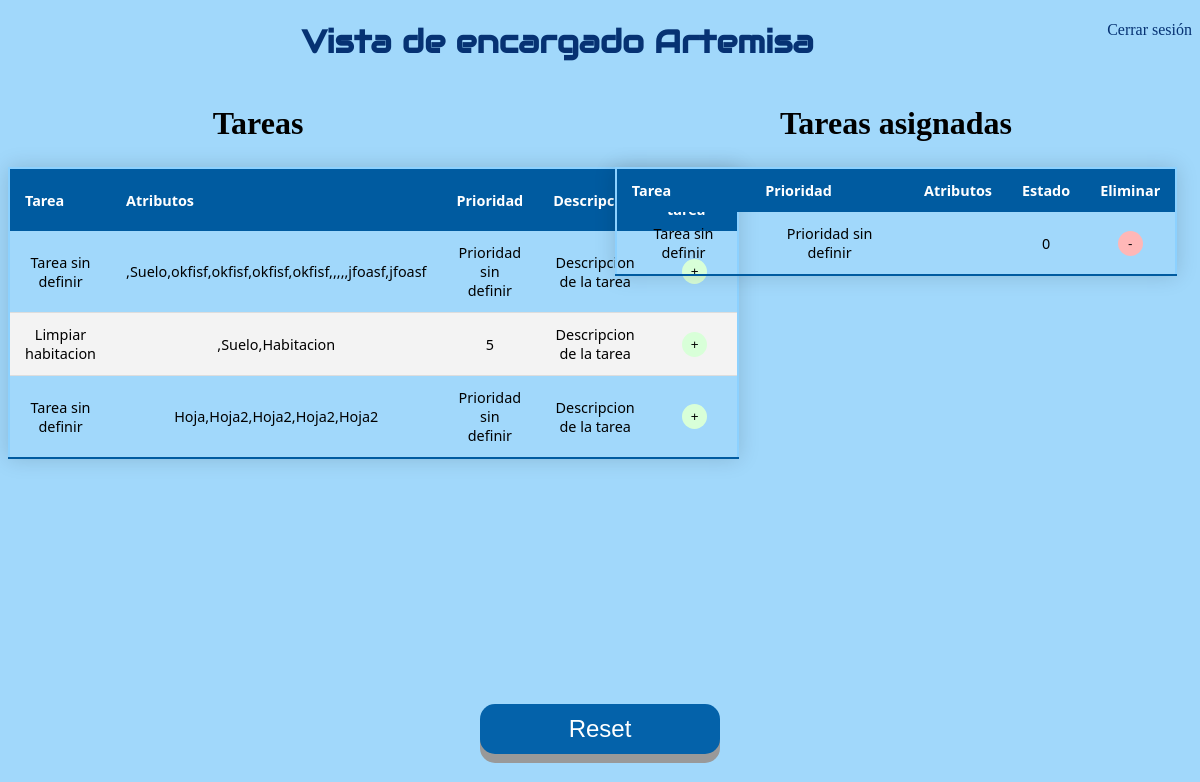
The page /interfaz_encargado.html on the database as committed earlier.
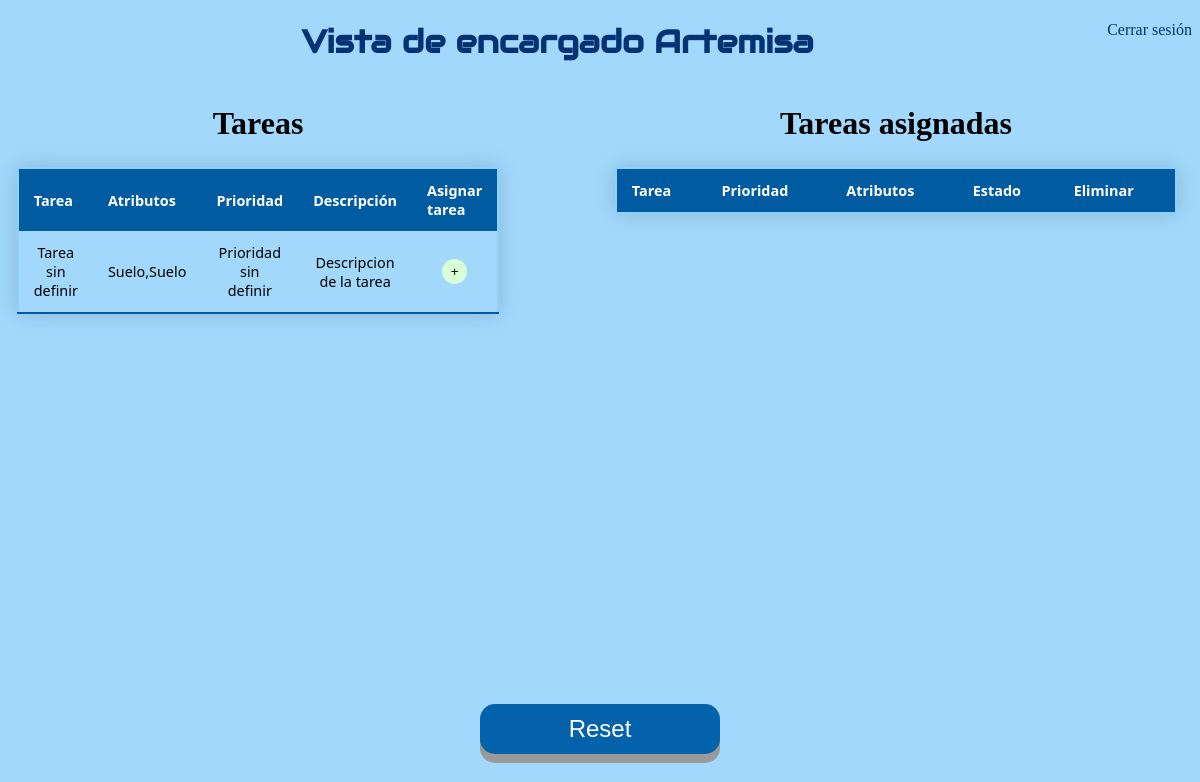
The same page on the database as committed later.
### app.py (models this page shows)
class Todo(db.Model): #Tabla para tareas creadas
    id = db.Column(db.Integer, primary_key=True)
    content = db.Column(db.String(200), nullable=False)
    priority = db.Column(db.String(200))        # prioridad
    descripcion = db.Column(db.String(200))             # Descripcion
    atributos = db.Column(db.String(800))               # Atributos

class InstanciaTarea(db.Model):
    id = db.Column(db.Integer, primary_key=True)
    content = db.Column(db.String(200), nullable=False)
    completed = db.Column(db.Integer, default=0)
    priority = db.Column(db.String(200))       # prioridad
    atributos_asignados = db.Column(db.String(800))

### app.py (the view)
@app.route('/interfaz_encargado.html', methods=['POST','GET'])   # Redireccion a Encargado
def encargado():
    tasks = Todo.query.order_by(Todo.id).all() # tareas ordenadas por id
    instancias = InstanciaTarea.query.order_by(InstanciaTarea.priority).all() # instancias de tareas ordenadas por prioridad
    return render_template('interfaz_encargado.html', tasks=tasks, instancias=instancias)

### templates/interfaz_encargado.html (shortened to what this page needs)
{% extends 'base.html' %}
{% block body %}
<a style="float:right" href="index.html">Cerrar sesión</a>
    <h1 class="principal" style="text-align:center"> Vista de encargado Artemisa</h1>
    <div class="inline-div-izquierda">
        <h1 class="Copper">Tareas</h1>
        <center>
            <table>
                <thead>
                    <tr>
                        <th> Tarea</th>
                        <th>Atributos</th>
                        <th>Prioridad</th>
                        <th>Descripción</th>
                        <th>Asignar tarea</th>
                    </tr>
                </thead>
                {% for task in tasks %}
                    {% if task.id!=1 %}
                            <tr>
                            <td> {{ task.content }}</td>
                            <td>
                                {{task.atributos}}
                            </td>
                            <td>
                                {{task.priority}}
                            </td>
                            <td>
                                {{task.descripcion}}
                            </td>
                            <td>
                                <button type="button" class="button3" onClick="window.location.href='/asignar/{{task.id}}';">+</button>
                            </td>
                        </tr>
                    {% endif %}
                {% endfor %}
            </table>
        </center>
    </div>
    <center>
        <div class="inline-div-derecha">
            <h1 class="Copper"> Tareas asignadas</h1>
            <center>
                <table>
                    <thead>
                        <tr>
                            <th> Tarea</th>
                            <th>Prioridad</th>
                            <th>Atributos</th>
                            <th>Estado</th>
                            <th>Eliminar</th>
                        </tr>
                    </thead>
                    {% for inst in instancias %}
                        {% if inst.id!=1 %}
                                <tr>
                                <td> {{ inst.content }}</td>
                                <td>
                                    {{ inst.priority }}
                                </td>
                                <td>
                                </td>
                                <td>
                                    {{ inst.completed }}
                                </td>
                                <td>
                                    <button type="button" class="button4" onClick="window.location.href='/delete_Asignada/{{inst.id}}';">-</button>
                                </td>
                            </tr>
                        {% endif %}
                    {% endfor %}
                </table>
        </div>
    </center>
    <button id="boton2" class="button2" onclick="window.location.href='interfaz_encargado.html';">Reset</button>
{% endblock %}

### templates/base.html (shortened to what this page needs)
<!DOCTYPE html>
<html>
    <head>
        <link rel="stylesheet" href="{{ url_for('static', filename='css/main.css') }}">
    </head>
    <body>
        {% block body %} {% endblock %}
    </body>
</html>

### static/css/main.css (style rules this page uses)
a:link { text-decoration: none; color: rgb(6, 50, 115); }
body { background-color: #a1d8fb; }
h1.Copper { font-family: Copperplate, Papyrus, fantasy; text-align: center }
h1.principal { font-family: "Audiowide", sans-serif; color: rgb(6, 50, 115); }
.button2 { width: 20%; height: 50px; position: absolute; top: 88%; left: 40%; font-size: 24px; text-align: center; position: absolute; bottom: 30px; right: 600px; cursor: pointer; outline: none; color: #fff; background-color: #0462aa; border: none; border-radius: 15px; box-shadow: 0 9px #999; }
.button3 { width: 25px; height: 25px; border: none; border-radius: 15px; background-color: #d8ffd8; }
.inline-div-derecha { width: 50%; float: right; }
.inline-div-izquierda { width: 500px; float: left; }
table { border: 2px solid rgb(140, 209, 255); border-collapse: collapse; width: 95%; margin: 25px 0; font-size: 0.9em; font-family: "Segoe UI"; text-align: center; min-width: 400px; box-shadow: 0 0 20px rgba(0, 0, 0, 0.15); }
thead tr { background-color: #005ba0; color: #ffffff; text-align: left; }
th, td { padding: 12px 15px; }
tbody tr { border-bottom: 1px solid #dddddd; }
tbody tr:last-of-type { border-bottom: 2px solid #005ba0; }

Rows that differ between the two databases and show on the page:
removed Todo: content "Limpiar habitacion", atributos ",Suelo,Habitacion", priority "5", descripcion "Descripcion de la tarea"
removed Todo: content "Tarea sin definir", atributos "Hoja,Hoja2,Hoja2,Hoja2,Hoja2", priority "Prioridad sin definir", descripcion "Descripcion de la tarea"
removed InstanciaTarea: content "Tarea sin definir", priority "Prioridad sin definir", completed "0"
changed Todo "Tarea sin definir": atributos ",Suelo,okfisf,okfisf,okfisf,okfisf,,,,,jfoasf,jfoasf" → "Suelo,Suelo"
